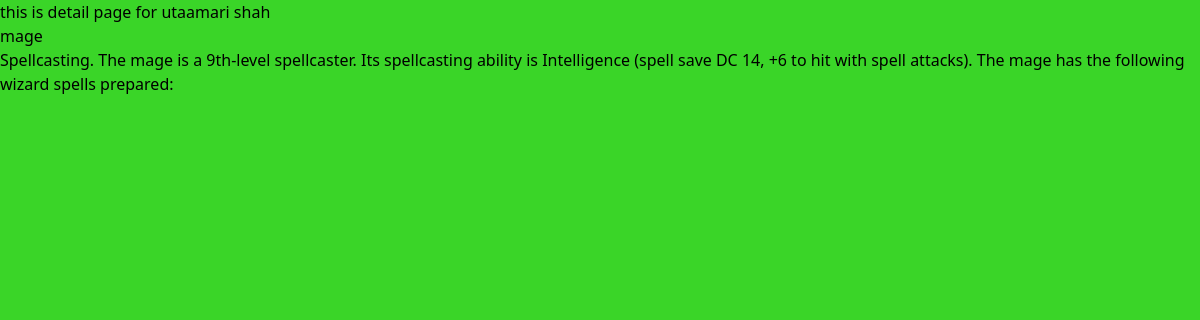
The app's page /farty/3/ with its own data.
### farty/models.py (models this page shows, shortened)
class heroname(models.Model):
  herotype_choices = [('warrior', 'Warrior'), ('mage', 'Mage'), ('archer', 'Archer'),('healer', 'Healer')]
  name = models.CharField(max_length=100)
  image= models.ImageField(upload_to='heronames/')
  age = models.IntegerField()
  herotype = models.CharField(max_length=20, choices=herotype_choices )
  abilities = models.TextField(default='No abilities listed.')

### farty/views.py (the view)
# urls.py: path('<int:hero_id>/', views.hero_detail, name="hero-detail"),
def hero_detail(request, hero_id):
     hero=get_object_or_404(heroname, pk=hero_id)
     return render(request,"hero_detail.html", {'hero': hero})

### farty/templates/hero_detail.html (shortened to what this page needs)
{% extends 'layout.html' %}
{% block content %}
    this is detail page for {{ hero.name }}
    <h3>{{ hero.herotype }}</h3>
    <h2>{{ hero.abilities }}</h2>
{% endblock %}

### static/super.css (style rules this page uses)
body { background-color: #33d421f6; margin: 0; }

### records on screen
heroname: name "utaamari shah", herotype "mage", abilities "Spellcasting. The mage is a 9th-level spellcaster. Its spellcasting ability is Intelligence (spell save DC 14, +6 to hit with spell attacks). The mage has the following wizard spells prepared:"
